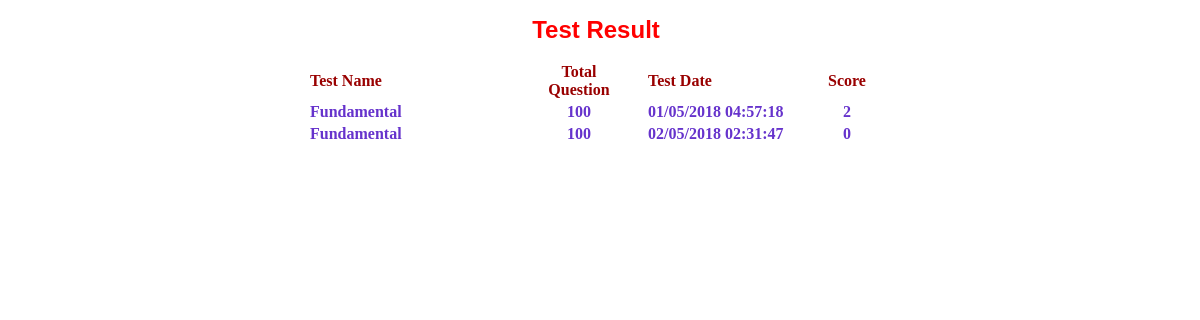
Page /quiz_portal/php/result2.php (signed in) on the committed database.
### tables this page shows
CREATE TABLE `mst_result` (
  `login` varchar(20) DEFAULT NULL,
  `test_id` int(5) DEFAULT NULL,
  `test_date` varchar(21) DEFAULT NULL,
  `score` int(3) DEFAULT NULL
);

CREATE TABLE `mst_test` (
  `test_id` int(5) NOT NULL,
  `sub_id` int(5) DEFAULT NULL,
  `test_name` varchar(30) DEFAULT NULL,
  `total_que` varchar(15) DEFAULT NULL
);

### quiz_portal/php/result2.php (the view, shortened to what this page needs)
<!DOCTYPE HTML PUBLIC "-//W3C//DTD HTML 4.01 Transitional//EN" "http://www.w3.org/TR/html4/loose.dtd">
<html>
<head>
<link href="quiz.css" rel="stylesheet" type="text/css">
</head>
<body>
<?php
include("database.php");
extract($_SESSION);
$rs=mysqli_query($cn, "SELECT t.test_name,t.total_que,r.test_date,r.score FROM mst_test t, mst_result r WHERE
t.test_id=r.test_id and r.login='$login'") or die(mysqli_error());
echo "<h1 class=head1> Test Result </h1>";
echo "<table border=0 align=center><tr class=style2><td width=200>Test Name <td width=130 align=center> Total<br> Question <td width=160>Test Date <td width=70 align=center> Score";
while($row=mysqli_fetch_row($rs))
{
echo "<tr class=style8><td>$row[0] <td align=center> $row[1] <td>$row[2] <td align=center> $row[3]";
}
echo "</table>";
?>
</body>
</html>

### quiz_portal/php/quiz.css (style rules this page uses)
body { margin-left: 0px; margin-top: 0px; }
.style2 { color: #990000; font-weight: bold; }
.style8 { color: #6633CC; font-weight: bold; }
.head1 { font-family: Arial, Helvetica, sans-serif; font-size: 24px; color: #FF0000; text-align: center; font-weight: bold; }

### rows in the picture
mst_result: test.test_name "Fundamental", test.total_que "100", test_date "01/05/2018 04:57:18", score "2"
mst_result: test.test_name "Fundamental", test.total_que "100", test_date "02/05/2018 02:31:47", score "0"
